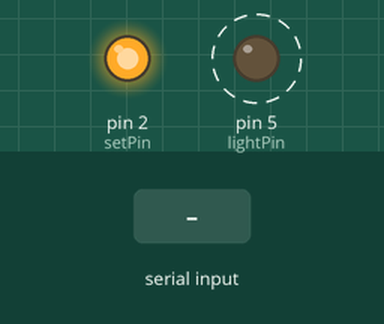
Bench run of a sketch on a simulated Arduino Uno, built with avr-gcc and run on an emulated ATmega328P. Shown: output pins drawn as LEDs (lit = HIGH). Dashed ring = blinking. Inputs (shaded band) come from the test bench. What the sketch prints to the serial monitor is not drawn.

Above: at 1.2 s.
1.3 s: "1" received over the second serial link
Timing chart, 0 to 11.5 s (numbered marks = the images above; inputs shaded):
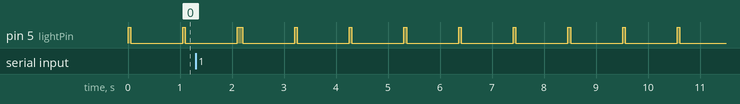

The sketch:

blinkIfRecieve.ino
```cpp
#include <SoftwareSerial.h>
// SoftwareSerial reciever(10, 11);

int setPin = 2, lightPin = 5;
SoftwareSerial sender(3, 4);


void setup() {
  Serial.begin(9600);
  sender.begin(9600);
  // reciever.begin(9600);

  pinMode(setPin, OUTPUT);
  pinMode(lightPin, OUTPUT);

  digitalWrite(setPin, HIGH);
//  digitalWrite(lightPin, HIGH);

}


void loop() {
  sender.write("t");
  shortBlink();
//
   while (Serial.available() > 0) {
     sender.write(Serial.read());
     shortBlink();
   }

   while (sender.available() > 0) {
     Serial.write(sender.read());
     shortBlink();
   }

  delay(1000);
}

void shortBlink() {
  digitalWrite(lightPin, HIGH);
  delay(50);
  digitalWrite(lightPin, LOW);
}


// прерывания
// процессор (datasheet)
// http://www.airspayce.com/mikem/arduino/RadioHead/
// разобраться в настройках (особенно дистанционное управ)
```

Measured:
- by itself, pin 5 (lightPin): alternates HIGH for 0.05 s and LOW for 1.0 s
